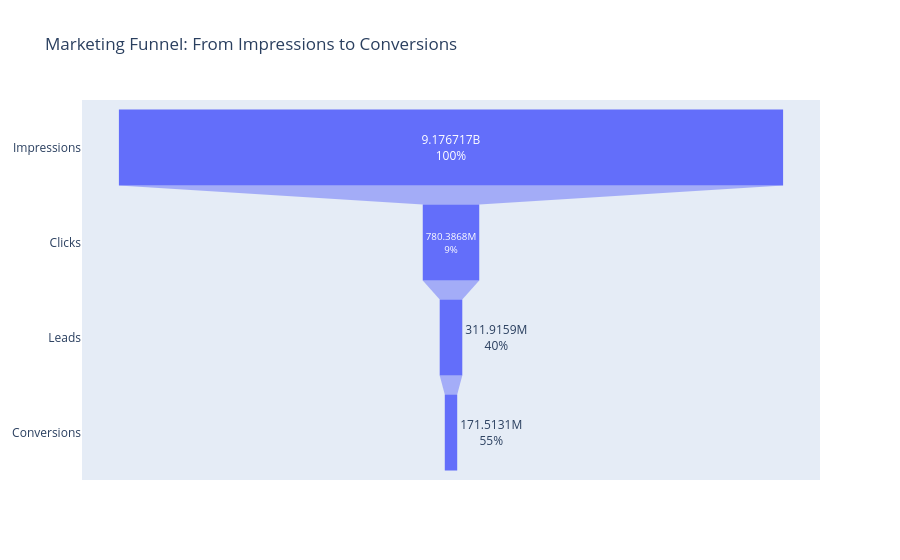

This figure's notebook cell:
### Code cell
fig = go.Figure(go.Funnel(
    y=funnel_df["stage"],
    x=funnel_df["value"],
    textinfo="value+percent previous"
))

fig.update_layout(
    title="Marketing Funnel: From Impressions to Conversions"
)

fig.show()

### Figure 1 — Plotly figure (JSON) as saved in the notebook; plotly's stock layout.template omitted (floating-point values rounded to 4 significant figures)
{"data": [{"textinfo": "value+percent previous", "type": "funnel", "x": [9176717247, 780386787, 311915911, 171513099], "y": ["Impressions", "Clicks", "Leads", "Conversions"]}], "layout": {"title": {"text": "Marketing Funnel: From Impressions to Conversions"}}}
